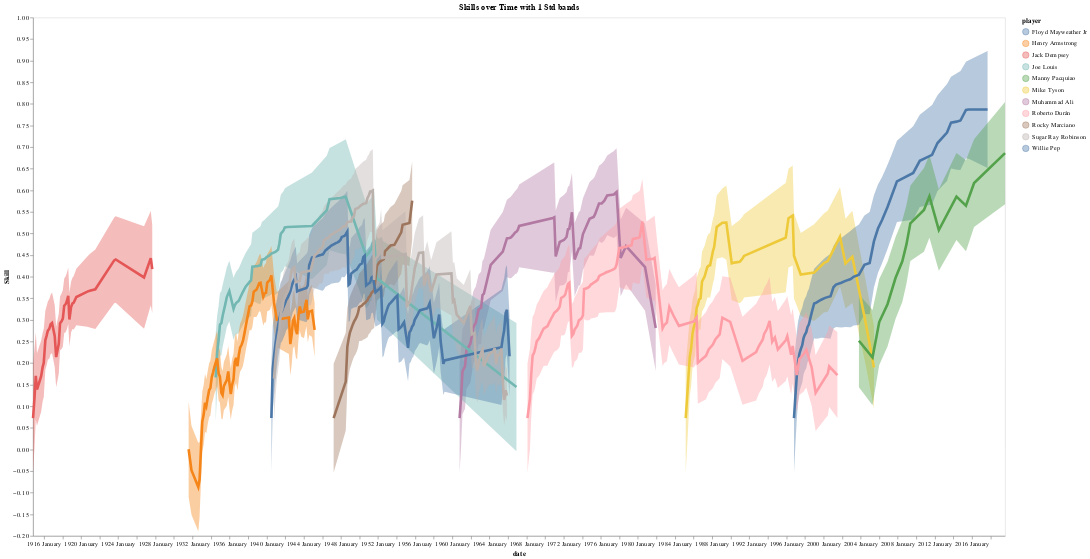

Notebook cell for this chart:
### Code cell
self.plot_player_skills(players = top_boxers_online[:]+['Mike Tyson'], width=1500, burnin=0)

### Figure 1 — Vega-Lite specification as saved in the notebook (floating-point values rounded to 4 significant figures; data arrays with more than 128 entries replaced by an {"elided": "..."} marker saying what was removed)
{"config": {"view": {"continuousWidth": 300, "continuousHeight": 300}, "axis": {"grid": false}}, "layer": [{"mark": {"type": "area", "opacity": 0.4}, "encoding": {"color": {"field": "player", "type": "nominal"}, "x": {"field": "date", "type": "temporal"}, "y": {"field": "lower", "type": "quantitative"}, "y2": {"field": "upper"}}}, {"mark": {"type": "line", "strokeWidth": 4}, "encoding": {"color": {"field": "player", "sort": ["Muhammad Ali", "Joe Louis", "Sugar Ray Robinson", "Rocky Marciano", "Floyd Mayweather Jr", "Manny Pacquiao", "Jack Dempsey", "Roberto Durán", "Henry Armstrong", "Willie Pep", "Mike Tyson"], "type": "nominal"}, "x": {"axis": {"format": "%Y %B"}, "field": "date", "type": "temporal"}, "y": {"field": "mu", "scale": {"zero": false}, "title": "Skill", "type": "quantitative"}}}], "data": {"name": "data-3f11481164b74ea7e022dbc2c3b1c678"}, "height": 800, "title": "Skills over Time with 1 Std bands", "width": 1500, "$schema": "https://vega.github.io/schema/vega-lite/v5.20.1.json", "datasets": {"data-3f11481164b74ea7e022dbc2c3b1c678": {"elided": "651 records"}}}
